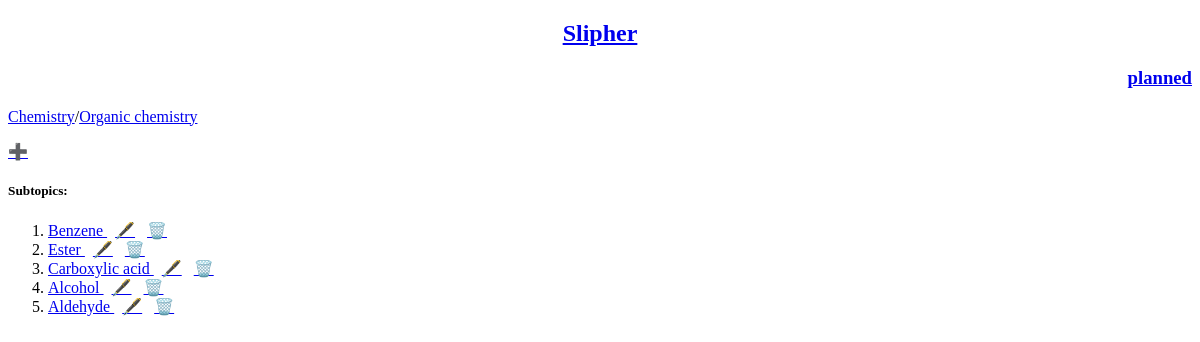
Screenshot of /subject/3/topic/8/subtopic with the database file from the repository.
### Subjects/models.py (models this page shows)
class Subjects(models.Model):
    subject_name = models.CharField(max_length=500)
    rating = models.FloatField(validators=[MinValueValidator(0.0), MaxValueValidator(5.0)])
    def __str__(self):
        return self.subject_name

class Topics(models.Model):
    subject = models.ForeignKey(Subjects,on_delete=models.CASCADE,related_name="topic")
    topic_name = models.CharField(max_length=500)
    rating = models.FloatField(validators=[MinValueValidator(0.0), MaxValueValidator(5.0)])
    class Meta:
        unique_together = ("topic_name","subject")
    def __str__(self):
        return self.topic_name

class Subtopics(models.Model):
    topic = models.ForeignKey(Topics,on_delete=models.CASCADE,related_name="subtopic")
    subtopic_name = models.CharField(max_length=500)
    rating = models.FloatField(validators=[MinValueValidator(0.0), MaxValueValidator(5.0)])
    last_seen = models.DateTimeField(default=timezone.now)
    review = models.BooleanField(default=True)
    class Meta:
        unique_together = ("subtopic_name","topic")
    def __str__(self):
        return self.subtopic_name

### Subjects/views0/subtopic.py (the view)
# urls.py: path("subject/<int:subject_id>/topic/<int:topic_id>/subtopic",views0.SubtopicListView.as_view(),name="subtopic"),
class SubtopicListView(ListView):
    model = models.Subtopics
    template_name = "Subjects/subtopic/subtopic.html"
    context_name = "subtopic_list"
    def get_queryset(self):
        subject = get_object_or_404(models.Subjects,id=self.kwargs["subject_id"])
        topic = subject.topic.get(id=self.kwargs["topic_id"])
        subtopic = topic.subtopic.all()
        return subtopic
    def get_context_data(self,**kwargs):
        subject = get_object_or_404(models.Subjects,id=self.kwargs["subject_id"])
        topic = subject.topic.get(id=self.kwargs["topic_id"])
        subtopic_list = topic.subtopic.all()
        context = super().get_context_data(**kwargs)
        context["subject"] = subject
        context["topic"] = topic
        context["subtopic_list"] = subtopic_list
        return context

### Subjects/templates/Subjects/subtopic/subtopic.html (shortened to what this page needs)
{% extends "Subjects/base.html" %}
{% block content %}
<p><a href="{% url 'Subjects:subject' %}"> {{ subject }}</a>/<a href="{% url 'Subjects:topic' subject_id=subject.id %}">{{ topic }}</a></p>
<a href="{% url 'Subjects:new_subtopic' subject_id=subject.id topic_id=topic.id %}">➕</a>
{% if subtopic_list %}
<h5>Subtopics: </h5>
<ol>
	{% for subtopic in subtopic_list%}
	<li><a href="{% url 'Subjects:subtopic_entry' subject_id=subject.id topic_id=topic.id subtopic_id=subtopic.id %}" > {{ subtopic }} </a>
		<a href="{% url 'Subjects:edit_subtopic' subject_id=subject.id topic_id=topic.id subtopic_id=subtopic.id %}">🖋️</a>
		<a href="{% url 'Subjects:delete_subtopic' subject_id=subject.id topic_id=topic.id subtopic_id=subtopic.id %}">🗑️</a>
	</li>
	{% endfor %}
</ol>
{% else %}
<p>{{ topic }} doesn't have subtopics</p>
{% endif %}
{% endblock content %}

### rows the page displays
Subjects: subject_name "Chemistry"
Topics: topic_name "Organic chemistry"
Subtopics: subtopic_name "Benzene"
Subtopics: subtopic_name "Ester"
Subtopics: subtopic_name "Carboxylic acid"
Subtopics: subtopic_name "Alcohol"
Subtopics: subtopic_name "Aldehyde"
